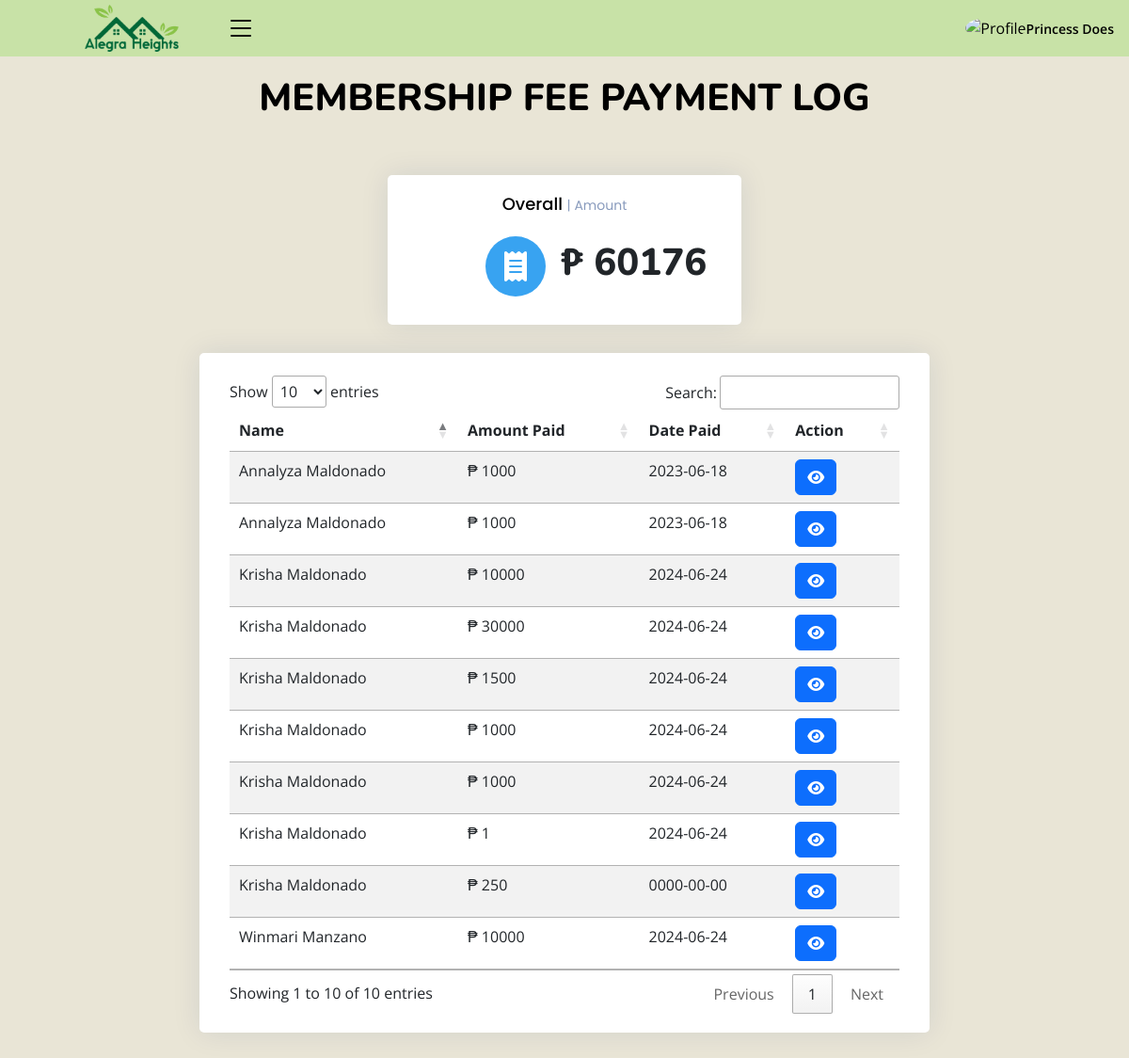
The page /admin/mem_fee.php (signed in) on the database its author committed.
### tables this page shows
CREATE TABLE `payment_log` (
  `id` int(11) NOT NULL,
  `type` varchar(250) NOT NULL,
  `project_name` varchar(250) NOT NULL,
  `amount` int(11) NOT NULL,
  `date_paid` date NOT NULL,
  `user_id` int(11) NOT NULL,
  `status` varchar(255) DEFAULT 'Unpaid'
);

CREATE TABLE `members` (
  `id` int(10) NOT NULL,
  `block_number` int(10) NOT NULL,
  `lot_number` int(10) NOT NULL,
  `first_name` varchar(100) NOT NULL,
  `mid_name` varchar(250) NOT NULL,
  `last_name` varchar(100) NOT NULL,
  `gender` varchar(250) NOT NULL,
  `contact` varchar(250) NOT NULL,
  `username` varchar(250) NOT NULL,
  `password` varchar(250) NOT NULL,
  `user_image` varchar(250) NOT NULL,
  `status` int(11) NOT NULL DEFAULT 1,
  `date_added` date DEFAULT current_timestamp(),
  `household_id` int(11) DEFAULT NULL,
  `membership_plan` varchar(255) DEFAULT 'Monthly',
  `residence_type` varchar(255) DEFAULT 'Homeowner'
);

### admin/class/adminback.php (called while the page is built, shortened)
<?php
class  adminback
{
    private $connection;
    function __construct()
    {
        $dbhost = "localhost";
        $dbuser = "root";
        $dbpass = "";
        $dbname = "alegra_heights_db";
        $this->connection = mysqli_connect($dbhost, $dbuser, $dbpass, $dbname);
    }
function display_mem_fee()
{
    $type="Membership Fee";
    $query = "SELECT payment_log.*, members.first_name, members.last_name,members.id FROM `payment_log` JOIN members ON payment_log.user_id = members.id AND payment_log.status = 'Paid'
    WHERE payment_log.type='$type' ORDER BY `date_paid` DESC";
    if(mysqli_query($this->connection, $query)){
        $result = mysqli_query($this->connection, $query);
        return $result;
    }
}
}

### admin/mem_fee.php (the view, shortened to what this page needs)
<?php
include_once("class/adminback.php");
include_once("class/db.php");
$obj = new adminback();
$members = $obj->display_mem_fee();
?>
<!DOCTYPE html>
<html lang="en">
<?php include('header.php')?>
    <link rel="stylesheet" href="https://cdn.datatables.net/1.13.4/css/jquery.dataTables.min.css">
    <link rel="stylesheet" href="https://cdn.datatables.net/searchpanes/2.1.2/css/searchPanes.dataTables.min.css">
    <link rel="stylesheet" href="https://cdn.datatables.net/searchpanes/2.1.2/js/dataTables.searchPanes.min.js">
<body class="toggle-sidebar">
<?php include('headnav.php')?>
<main id="main" class="main">
<div class="pagetitle">
  <h1>MEMBERSHIP FEE PAYMENT LOG</h1>
  <br>
</div>
<br>
<section class="section dashboard">
  <div class="row">
    <div style="margin: auto;" class="col-lg-8">
    <div class="row">
        <center>
  <div style="text-align: center;" class="col-xxl-4 col-md-6">
              <div class="card info-card sales-card">
                <div  class="card-body">
                  <h5 class="card-title">Overall <span>| Amount</span></h5>
                  <div style="margin-left: 25%;" class="d-flex align-items-center">
                    <div style="background-color: #38a3f1; color: white; " class="card-icon rounded-circle d-flex align-items-center justify-content-center">
                    <i class="fa-solid fa-receipt"></i>
                    </div>
                    <div class="ps-3">
                    <?php
$result = mysqli_query($conn, "SELECT SUM(amount) AS value_sum FROM payment_log WHERE status='Paid'");
$row = mysqli_fetch_assoc($result);
$sum = $row['value_sum'];
      ?>
                      <h1 style="font-weight: 800;">₱ <?php echo $sum ?></h1>
                    </div>
                  </div>
                </div>
              </div>
            </div>
    </center>
<br>
      <div class="card">
        <div class="card-body">
            <br>
          <div class="table-wrapper">
          <table id="example" class="table table-striped table-hover datatable">
            <thead>
                <th scope="col">Name</th>
                <th scope="col">Amount Paid</th>
                <th scope="col">Date Paid</th>
                <th scope="col">Action</th>
            </thead>
            <tbody>
            <?php
    while ($mem = mysqli_fetch_assoc($members)){
        ?>
              <tr>
                <td><?php echo $mem['first_name']." ".$mem['last_name'] ?></td>
                <td>₱ <?php echo $mem['amount']; ?></td>
                <td><?php echo $mem['date_paid']; ?></td>
                <td>
                <a href="view_member.php?status=view&&id=<?php echo $mem['id'] ?>" type="button" class="btn btn-primary"><i class="fa-solid fa-eye"></i></a>
                </td>
              </tr>
            <?php
            }
              ?>
            </tbody>
          </table>
          </div>
        </div>
      </div>
    </div>
  </div>
</section>
</main>
</body>
</html>

### admin/assets/css/style.css (style rules this page uses)
:root { scroll-behavior: smooth; }
body { font-family: "Open Sans", sans-serif; background: #E9E5D6; color: #000000; }
a { color: #4154f1; text-decoration: none; }
h1, h2, h3, h4, h5, h6 { font-family: "Nunito", sans-serif; }
#main { margin-top: 60px; padding: 20px 30px; transition: all 0.3s; }
.pagetitle { margin-bottom: 10px; text-align: center; }
.pagetitle h1 { font-size: 40px; margin-bottom: 0; font-weight: 800; color: #000000; }
.card { margin-bottom: 30px; border: none; border-radius: 5px; box-shadow: 0px 0 30px rgba(1, 41, 112, 0.1); }
.card-title { padding: 20px 0 15px 0; font-size: 18px; font-weight: 500; color: #000000; font-family: "Poppins", sans-serif; }
.card-title span { color: #899bbd; font-size: 14px; font-weight: 400; }
.card-body { padding: 0 20px 20px 20px; }
@media (min-width: 1200px) { #main, #footer { margin-left: 300px; } }
@media (min-width: 1200px) { .toggle-sidebar #main, .toggle-sidebar #footer { margin-left: 0; } }
.dashboard .info-card { padding-bottom: 10px; }
.dashboard .card-icon { font-size: 32px; line-height: 0; width: 64px; height: 64px; flex-shrink: 0; flex-grow: 0; }
.dashboard .sales-card .card-icon { color: #4154f1; background: #f6f6fe; }

### rows shown on the page
payment_log: members.first_name "Krisha", members.last_name "Maldonado", amount "10000", date_paid "2024-06-24"
payment_log: members.first_name "Krisha", members.last_name "Maldonado", amount "30000", date_paid "2024-06-24"
payment_log: members.first_name "Krisha", members.last_name "Maldonado", amount "1500", date_paid "2024-06-24"
payment_log: members.first_name "Krisha", members.last_name "Maldonado", amount "1000", date_paid "2024-06-24"
payment_log: members.first_name "Krisha", members.last_name "Maldonado", amount "1000", date_paid "2024-06-24"
payment_log: members.first_name "Krisha", members.last_name "Maldonado", amount "1", date_paid "2024-06-24"
payment_log: members.first_name "Winmari", members.last_name "Manzano", amount "10000", date_paid "2024-06-24"
payment_log: members.first_name "Annalyza", members.last_name "Maldonado", amount "1000", date_paid "2023-06-18"
payment_log: members.first_name "Annalyza", members.last_name "Maldonado", amount "1000", date_paid "2023-06-18"
payment_log: members.first_name "Krisha", members.last_name "Maldonado", amount "250", date_paid "0000-00-00"

### other values the page prints
$_SESSION['name'] "Princess Does"
$sum "60176"
